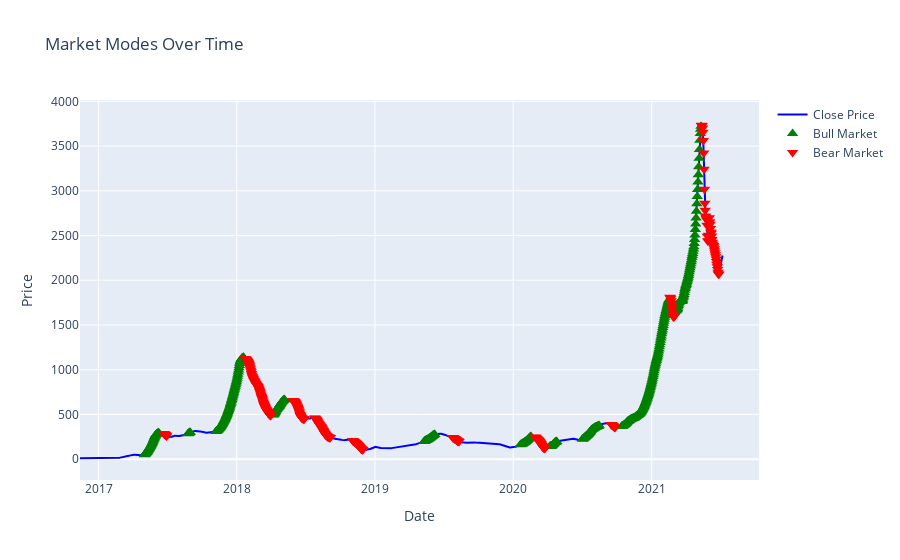

The notebook cell saved with this chart:
### Code cell
df['close_wavelet_smoothed'] = wavelet_smooth(df['close'], wavelet='db4', level=5)
df = label_market_regimes(df, 'close_wavelet_smoothed', min_peak_distance=20, slope_std_multiplier=0.2)
plot_market_modes(df, column='close_wavelet_smoothed', labeler_column='market_mode')
df = add_ti(df)
df.tail()

### Figure 1 — Plotly figure (JSON) as saved in the notebook; plotly's stock layout.template omitted (floating-point values rounded to 4 significant figures; data arrays with more than 128 entries replaced by an {"elided": "..."} marker saying what was removed)
{"data": [{"line": {"color": "blue"}, "name": "Close Price", "type": "scatter", "x": {"elided": "1698 str values"}, "y": {"elided": "1698 float values"}}, {"marker": {"color": "green", "size": 10, "symbol": "triangle-up"}, "mode": "markers", "name": "Bull Market", "type": "scatter", "x": {"elided": "467 str values"}, "y": {"elided": "467 float values"}}, {"marker": {"color": "red", "size": 10, "symbol": "triangle-down"}, "mode": "markers", "name": "Bear Market", "type": "scatter", "x": {"elided": "295 str values"}, "y": {"elided": "295 float values"}}], "layout": {"hovermode": "closest", "title": {"text": "Market Modes Over Time"}, "xaxis": {"title": {"text": "Date"}}, "yaxis": {"title": {"text": "Price"}}}}
